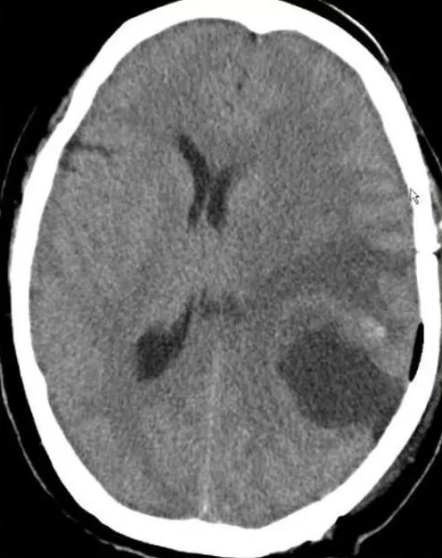
#> input picture 13传统图像分割/brain_ct.jpg, 442 x 558 px
$ jupyter execute '13.2区域生长.ipynb'   (shell and % lines are left out)
#> lines starting #> are read from the running program, lines starting #| are printed output that depends on the picture; after the words box and inside, x2 and y2 are one past the last pixel; in counts of white or black regions, pixels touching at a corner belong together
[cell 1]
import cv2
import numpy as np
import matplotlib.pyplot as plt

plt.rcParams["font.family"] = ["SimHei"]
plt.rcParams["axes.unicode_minus"] = False

def region_growing(img, seed, threshold=15):
    h, w = img.shape
    result = np.zeros_like(img)
    stack = [seed]
    result[seed] = 255
    mean_val = float(img[seed])

    # 8邻域，保证连通性
    neighbors = [(-1,-1),(-1,0),(-1,1),
                 (0,-1),         (0,1),
                 (1,-1), (1,0),(1,1)]

    count = 1
    while stack:
        x, y = stack.pop()
        for dx, dy in neighbors:
            nx, ny = x + dx, y + dy
            if 0 <= nx < h and 0 <= ny < w:
                if result[nx, ny] == 0:
                    if abs(int(img[nx, ny]) - mean_val) <= threshold:
                        result[nx, ny] = 255
                        stack.append((nx, ny))
                        mean_val = (mean_val * count + img[nx, ny]) / (count + 1)
                        count += 1
    return result

# 读取图像（0=灰度模式）
img = cv2.imread("brain_ct.jpg", 0)
#> img: shape (558, 442); min 0, max 255, mean 112

# ✅ 精准种子点：红圈病灶的中心位置（匹配你图的坐标）
seed_point = (320, 350)

# ✅ 适配病灶的阈值：15，保证完整生长
seg_img = region_growing(img, seed_point, threshold=15)
#> in region_growing, `mean_val = float(img[seed])`: mean_val = 113
#> after the loop in region_growing, `while stack:`:
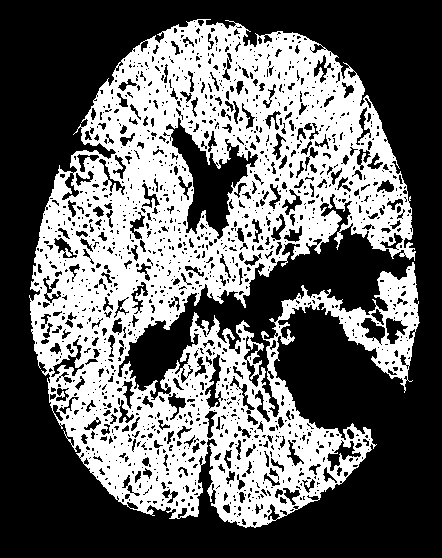
#> result: shape (558, 442); 40.4% white; 1 white region, box (x1, y1, x2, y2) and area: (29, 19, 420, 528) 99637
#> after the loop in region_growing, `while stack:`: count = 99637; mean_val = 120.6; stack = []

# 可视化
plt.figure(figsize=(12, 6))
plt.subplot(1, 2, 1)
plt.imshow(img, cmap="gray")
plt.title("Brain CT Image (Cerebral Hemorrhage Lesion)", fontsize=16)
plt.axis("on")

plt.subplot(1, 2, 2)
plt.imshow(seg_img, cmap="gray")
plt.title("Region Growing Result", fontsize=16)
plt.axis("on")

plt.tight_layout()
plt.show()
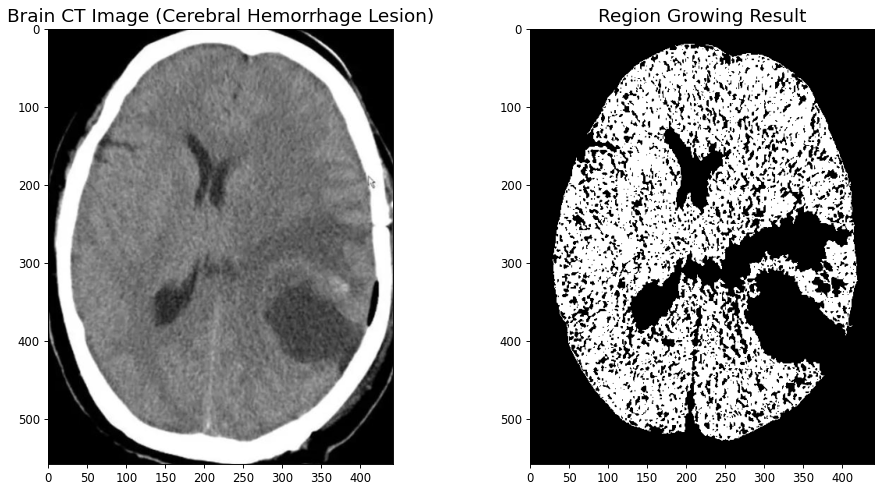
#> figure drawn by matplotlib, 2 panels

[cell 2]
import cv2
import numpy as np
import matplotlib.pyplot as plt

plt.rcParams["font.family"] = ["SimHei"]
plt.rcParams["axes.unicode_minus"] = False

# 区域生长算法
def region_growing(img, seed, threshold=10):
#> called with seed = (320, 350), threshold = 3
    h, w = img.shape
#> h = 558; w = 442
    result = np.zeros_like(img)
    stack = [seed]
    result[seed] = 255
    mean_val = float(img[seed])
#> mean_val = 113

    neighbors = [(-1,-1),(-1,0),(-1,1),
                 (0,-1),         (0,1),
                 (1,-1), (1,0),(1,1)]

    count = 1
    while stack:
        x, y = stack.pop()
        for dx, dy in neighbors:
            nx, ny = x + dx, y + dy
            if 0 <= nx < h and 0 <= ny < w:
                if result[nx, ny] == 0:
                    if abs(int(img[nx, ny]) - mean_val) <= threshold:
                        result[nx, ny] = 255
                        stack.append((nx, ny))
                        mean_val = (mean_val * count + img[nx, ny]) / (count + 1)
                        count += 1
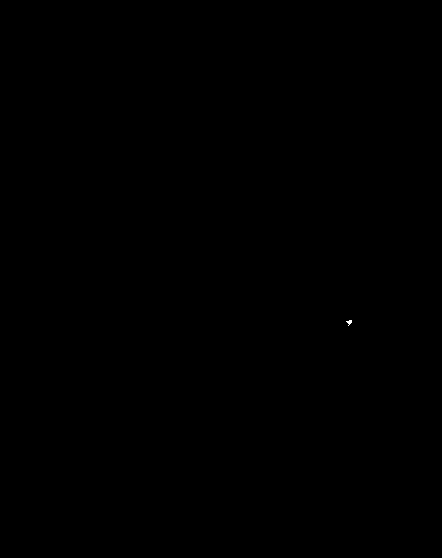
#> result: shape (558, 442); 0.01% white in thin lines or dots, all inside (x1, y1, x2, y2) = (346, 320, 352, 326)
#> after the loop, count = 19; mean_val = 115.1; stack = []
    return result

# ===================== 主程序 =====================
img = cv2.imread("brain_ct.jpg", 0)
seed = (320, 350)  # 病灶中心点

# 三种阈值效果
res1 = region_growing(img, seed, threshold=3)   # 太小 → 几乎不长
res2 = region_growing(img, seed, threshold=15)  # 正好 → 完美分割
res3 = region_growing(img, seed, threshold=40)  # 太大 → 长过头
#> call 3 of region_growing, with seed = (320, 350), threshold = 40
#> in region_growing (call 3), `mean_val = float(img[seed])`: mean_val = 113
#> after the loop in region_growing (call 3), `while stack:`:
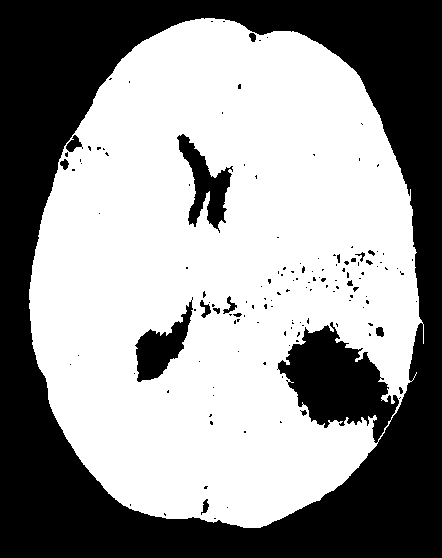
#> result: shape (558, 442); 58.4% white; 143 black regions (125 under 20 px), largest, box (x1, y1, x2, y2) and area: (0, 0, 442, 558) 97142, (177, 134, 233, 233) 2151, (135, 297, 193, 382) 2031
#> after the loop in region_growing (call 3), `while stack:`: count = 143958; mean_val = 118

# 画图对比
plt.figure(figsize=(16, 10))

plt.subplot(2, 2, 1)
plt.imshow(img, cmap="gray")
plt.title("脑部CT原图")

plt.subplot(2, 2, 2)
plt.imshow(res1, cmap="gray")
plt.title("阈值太小（分割失败）")

plt.subplot(2, 2, 3)
plt.imshow(res2, cmap="gray")
plt.title("阈值合适（分割成功）")

plt.subplot(2, 2, 4)
plt.imshow(res3, cmap="gray")
plt.title("阈值太大（过度生长）")

plt.show()
